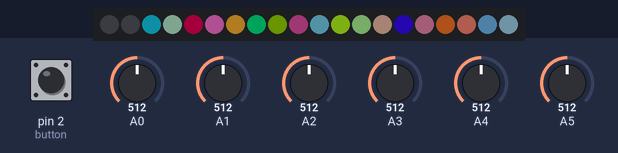
The sketch below on a simulated Arduino Uno, built with avr-gcc and run on an emulated ATmega328P. Parts: 20 RGB LEDs in strip order, left to right. The inputs (shaded band) are chosen by the test bench; at power-on: A0 = 512, A1 = 512, A2 = 512, pin 2 (button) HIGH, A3 = 512, A4 = 512, A5 = 512. Dim RGB values are drawn brighter than linear; random numbers use the default seed unless the sketch sets one; the audio player accepts every command and is not drawn.

Above: at 2.76 s.
2.8 s: A0 set to 905
At 2.87 s:
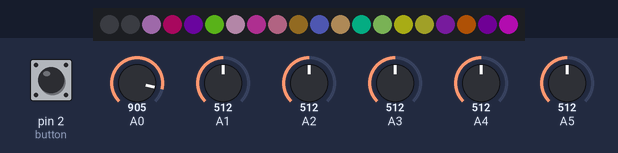
4.6 s: A0 set to 937
At 4.79 s:
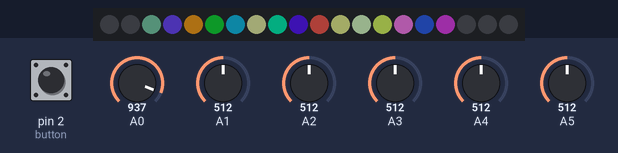
6.4 s: A1 set to 904
8.2 s: A1 set to 929
At 8.38 s:
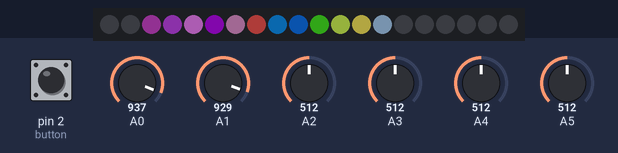
10.0 s: A2 set to 905
11.8 s: A2 set to 928
At 12.05 s:
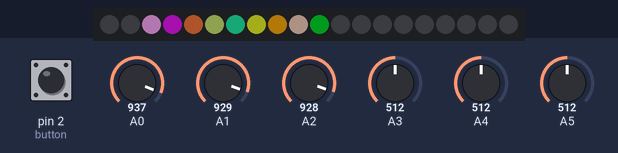

Measured:
- the behaviour switches between 920 and 921 on A0 (found by bisection; images 1 and 2)
- the behaviour switches between 920 and 921 on A1 (found by bisection; images 2 and 3)
- the behaviour switches between 920 and 921 on A2 (found by bisection; images 3 and 4)

The sketch:

laser-harp.ino
```cpp
/*Project Title: Laser Harp
 *Authors: Ryan Lin and Anastasia Slyusar
 *Date: 3/11/2026
 */
#include <SoftwareSerial.h>
#include "DFRobotDFPlayerMini.h"
#include <FastLED.h>

#define NUM_LEDS 20 // How many leds on your strip?
#define DATA_PIN 3
CRGB leds[NUM_LEDS];
SoftwareSerial mySerial(8, 9); // RX, TX
DFRobotDFPlayerMini myDFPlayer;
int val;
int file = 1;
int folder = 1;
int state = 0;

int LDRValue1, LDRValue2, LDRValue3, LDRValue4, LDRValue5, LDRValue6;

bool isPlaying = false;
int currentFile = -1;   // tracks what file is currently playing
//arcade button
const int button = 2;

bool lastButton = HIGH;  // previous button state

void setup() {
  //Led startup
  FastLED.addLeds<NEOPIXEL, DATA_PIN>(leds, NUM_LEDS);
  FastLED.setBrightness(60);
  pinMode(9, OUTPUT);
  pinMode(button, INPUT_PULLUP);
  Serial.begin(9600);
  mySerial.begin(9600);
  delay(1000);

  //DFPlayer Mini startup
  if (!myDFPlayer.begin(mySerial)) {
    Serial.println("Unable to begin:");
    Serial.println("1. Please recheck the connection!");
    Serial.println("2. Please insert the SD card!");
    while (true);

  }

  myDFPlayer.volume(60);
}

void loop() {
  //button code to switch instrument
  bool buttonState = digitalRead(button);

  if (buttonState == LOW && lastButton == HIGH) {
    state = (state + 1) % 3;   // cycles 0 → 1 → 2 → 0

  if (state == 0) {
    folder = 1;
    Serial.println("Piano");
    }
  else if (state == 1) {
    folder = 2;
    Serial.println("Violin");
    }
  else if (state == 2) {
    folder = 3;
    Serial.println("Guitar");
    }

  currentFile = -1;
  }
  lastButton = buttonState;

  digitalWrite(9, HIGH);

  // Read all LDRs
  LDRValue1 = analogRead(A0);
  LDRValue2 = analogRead(A1);
  LDRValue3 = analogRead(A2);
  LDRValue4 = analogRead(A3);
  LDRValue5 = analogRead(A4);
  LDRValue6 = analogRead(A5);
//  Serial.print(LDRValue1); Serial.print(" ");
//  Serial.print(LDRValue2); Serial.print(" ");
//  Serial.print(LDRValue3); Serial.print(" ");
//  Serial.print(LDRValue4); Serial.print(" ");
//  Serial.print(LDRValue5); Serial.print(" ");
//  Serial.println(LDRValue6);
  delay(100);
  int newFile = -1;

  //in the absence of light (laser) the corresponding Leds
  //as well as the music note will play
  if (LDRValue1 <= 920) {
    newFile = 1;

    leds[19] = CRGB(random(255),random(255), random(255));
    leds[18] = CRGB(random(255),random(255), random(255));
    leds[17] = CRGB(random(255),random(255), random(255));

  } else {
    leds[19] = CRGB::Black;
    leds[18] = CRGB::Black;
    leds[17] = CRGB::Black;
  }
  if (LDRValue2 <= 920) {
    newFile = 2;
    leds[16] = CRGB(random(255),random(255), random(255));
    leds[15] = CRGB(random(255),random(255), random(255));
    leds[14] = CRGB(random(255),random(255), random(255));
  } else{
    leds[16] = CRGB::Black;
    leds[15] = CRGB::Black;
    leds[14] = CRGB::Black;
  }
  if (LDRValue3 <= 920) {
    newFile = 3;
    leds[13] = CRGB(random(255),random(255), random(255));
    leds[12] = CRGB(random(255),random(255), random(255));
    leds[11] = CRGB(random(255),random(255), random(255));
  } else{
    leds[13] = CRGB::Black;
    leds[12] = CRGB::Black;
    leds[11] = CRGB::Black;
  }
  if (LDRValue4 <= 920) {
    newFile = 4;
    leds[10] = CRGB(random(255),random(255), random(255));
    leds[9] = CRGB(random(255),random(255), random(255));
    leds[8] = CRGB(random(255),random(255), random(255));
  } else {
    leds[10] = CRGB::Black;
    leds[9] = CRGB::Black;
    leds[8] = CRGB::Black;
  }
  if (LDRValue5 <= 920) {
    newFile = 5;
    leds[7] = CRGB(random(255),random(255), random(255));
    leds[6] = CRGB(random(255),random(255), random(255));
    leds[5] = CRGB(random(255),random(255), random(255));
  } else{
    leds[7] = CRGB::Black;
    leds[6] = CRGB::Black;
    leds[5] = CRGB::Black;
  }
  if (LDRValue6 <= 920) {
    newFile = 6;
    leds[4] = CRGB(random(255),random(255), random(255));
    leds[3] = CRGB(random(255),random(255), random(255));
    leds[2] = CRGB(random(255),random(255), random(255));
  } else {
    leds[4] = CRGB::Black;
    leds[3] = CRGB::Black;
    leds[2] = CRGB::Black;
  }


  // Only change sound if file changed
  if (newFile != currentFile) {

    if (newFile == -1) {
      myDFPlayer.stop();
      isPlaying = false;
    }
    else {
      myDFPlayer.playFolder(folder, newFile);
      isPlaying = true;
    }

    currentFile = newFile;
  }

  FastLED.show();


}
```
